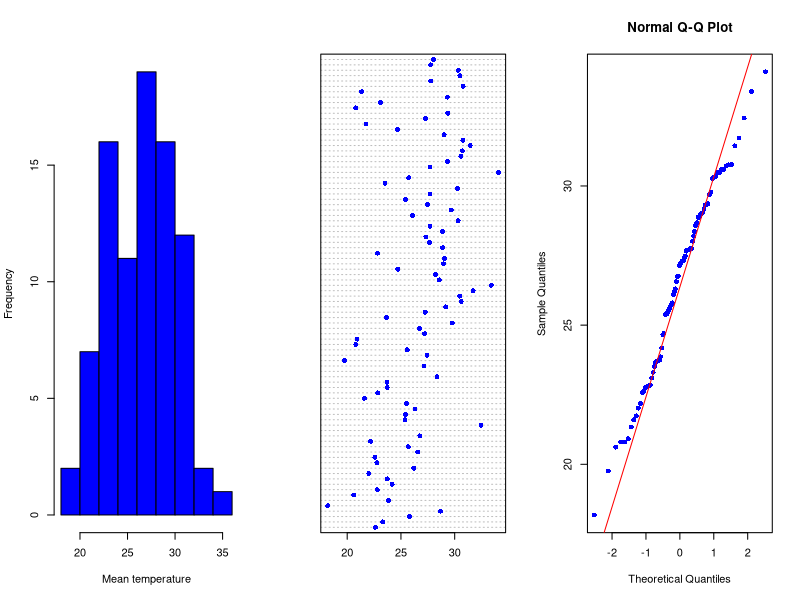
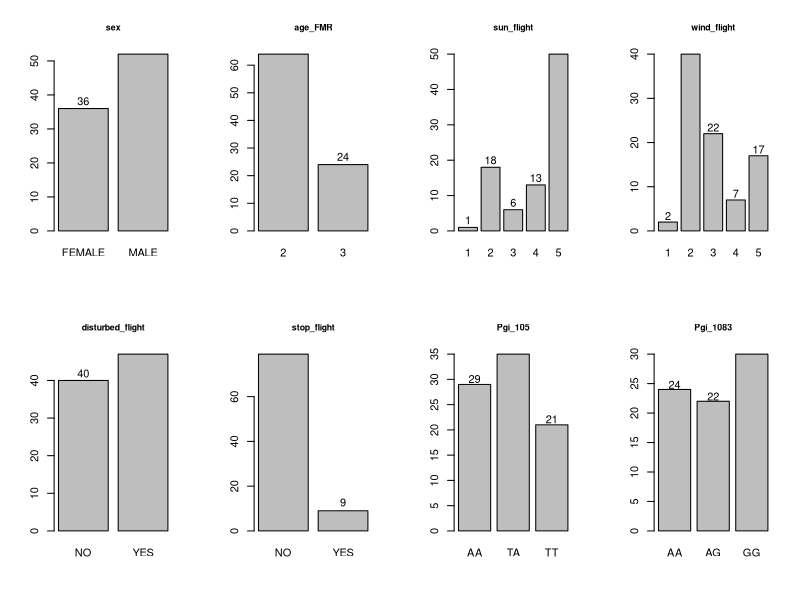
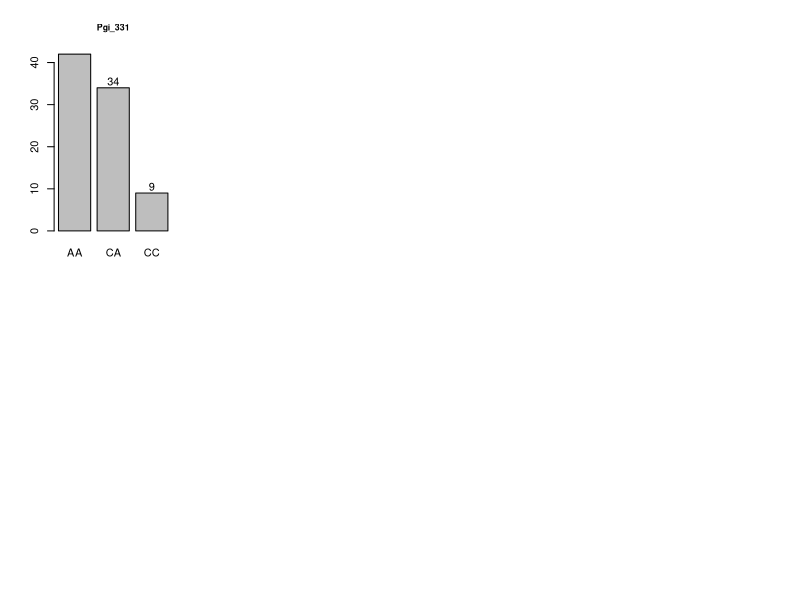
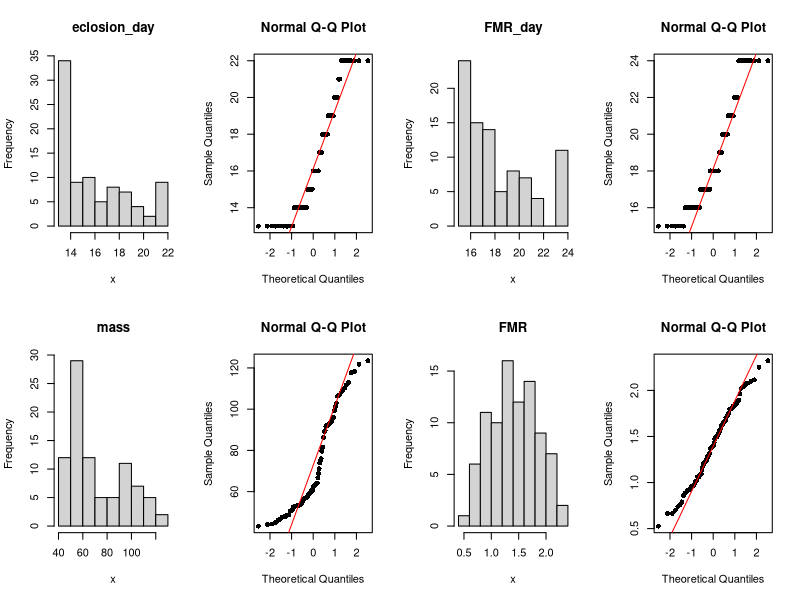
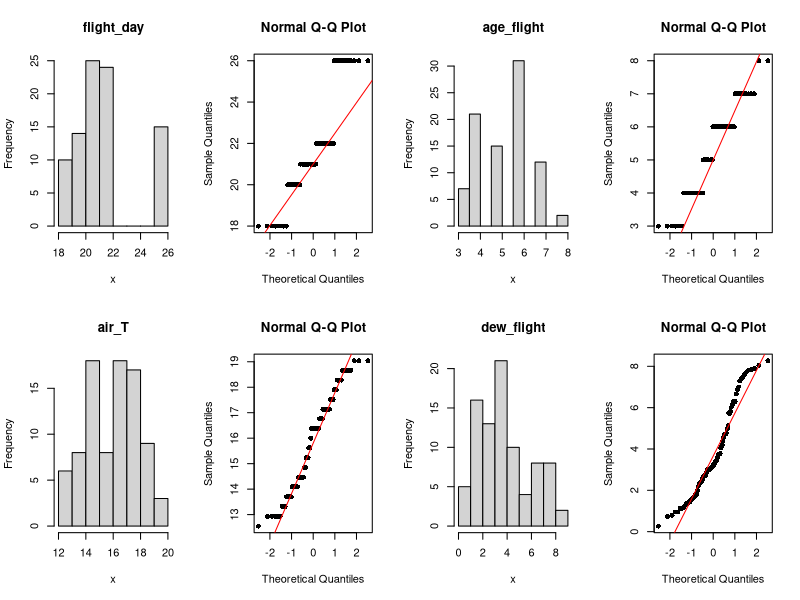
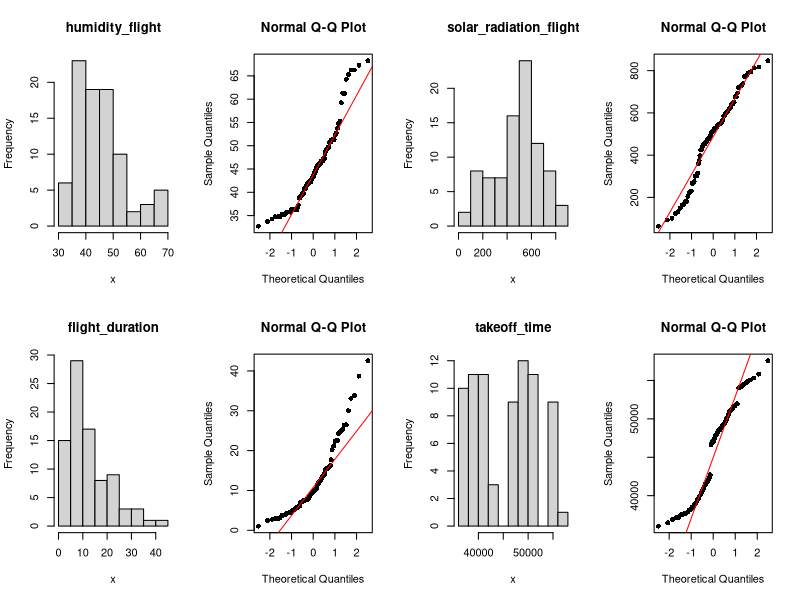
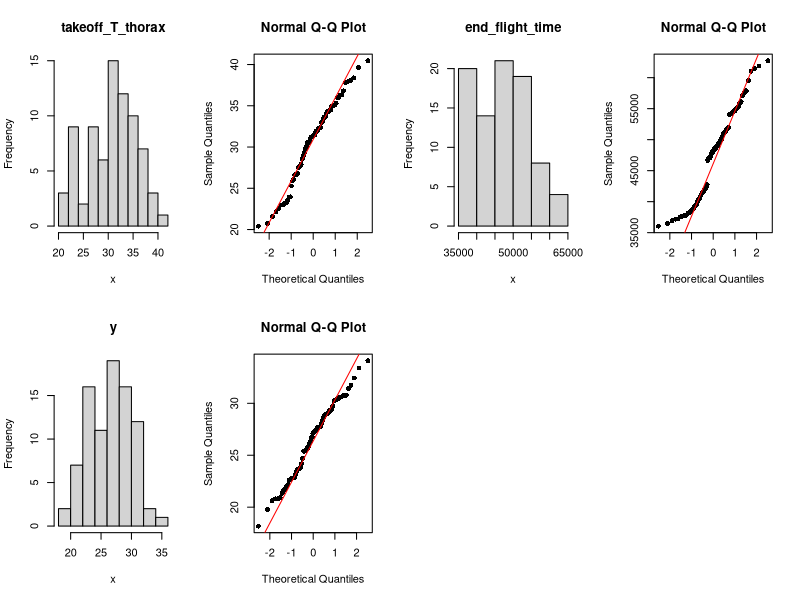
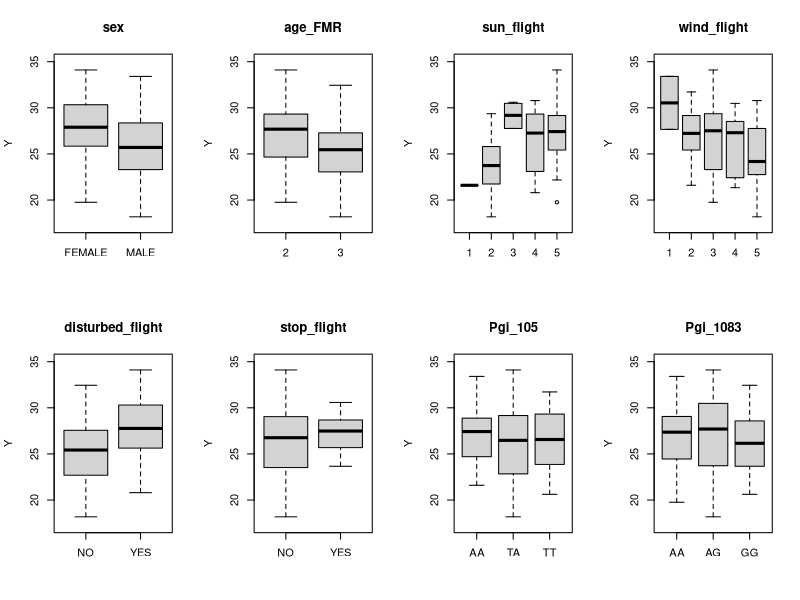

These figures' R source, in order:
rm(list=ls())  # Efface les variables créées lors des exécutions précédentes
graphics.off() # Ferme les fenêtres ouvertes lors des exécutions précédentes

# Packages
library(corrplot)
library(ade4)
library(lubridate)  # Convertir données temporelles en secondes
library(car)  # fonction vif() et anova()

# Import data
data <- read.table(
  file = "ASA_data_projet.txt",
  stringsAsFactors = T,
  header = T,
  na.strings = "NA",
  dec = ",",
  sep = ""
)

str(data)



# Rename colnames ---------------------------------------------------------
colnames(data)[1:22] <- c(
  "ID",
  "eclosion_day",
  "sex",
  "FMR_day",
  "age_FMR",
  "mass",
  "FMR",
  "flight_day",
  "age_flight",
  "sun_flight",
  "wind_flight",
  "air_T",
  "dew_flight",
  "humidity_flight",
  "solar_radiation_flight",
  "flight_duration",
  "disturbed_flight",
  "stop_flight",
  "takeoff_time",
  "takeoff_T_thorax",
  "end_flight_time",
  "y"
)

# Data cleaning -----------------------------------------------------------

# On supprime la colonne "ID" inutile
data <- data[, !colnames(data) %in% "ID"]

# Conversion des variables "heures" en seconde
# data$takeoff_time <-  format(as.POSIXct(data$takeoff_time, format = "%H:%M:%S"), format = "%H:%M:%S")
# data$end_flight_time <-  format(as.POSIXct(data$end_flight_time, format = "%H:%M:%S"), format = "%H:%M:%S")

# --- Extraire les heures, les minutes et les secondes
for (variable_name in c("takeoff_time", "end_flight_time")){
  
  data[, variable_name] <- hms(data[, variable_name])
  heures <- hour(data[, variable_name])
  minutes <- minute(data[, variable_name])
  secondes <- second(data[, variable_name])
  
  # Convertir les heures, les minutes et les secondes en secondes
  data[, variable_name] <- heures * 3600 + minutes * 60 + secondes
}



# Conversion des variables "facteurs"
data$wind_flight <- as.factor(data$wind_flight)
data$sun_flight <- as.factor(data$sun_flight)
data$age_FMR <- as.factor(data$age_FMR)


# Identification des données manquantes (en %)
data_na <- apply(X = data, MARGIN = 2, FUN = function(x) round(sum(is.na(x)) / nrow(data) * 100, 2))
sort(data_na)  # On trie les données par ordre croissant

# --- On supprime les variables avec plus de 30% de données manquantes
data <- data[, !colnames(data) %in% names(data_na[data_na>30])]





# Data visualisation (distribution & outliers) ------------------------------------------------------
# --- Visualisation de la variable Y
par(mfrow = c(1,3))
hist(data$y, pch = 16, col = 'blue', xlab = "Mean temperature", main = "")
dotchart(data$y, pch = 16, col = 'blue')
qqnorm(data$y, pch = 16, col = 'blue')
qqline(data$y, col = 'red')

# ---- Visualisation des distribution des X
# distribution des facteurs
data_factor <- data[,sapply(data, is.factor)]  # factor columns identification

par(mfrow = c(2,4))
i <- 1
apply(X = data_factor, MARGIN = 2, function(x){
  
  bar <- barplot(table(x), main = colnames(data_factor)[i], cex.main = .8)
  bar
  text(x = bar, y = table(x) - 1, label = table(x), pos = 3)  # Effectifs par catégorie
  
  i <<- i + 1    
}
)

# --- On relevel sun_flight et wind_flight en ajoutant la modalité ("<2")
data$sun_flight <- ifelse(test = data$sun_flight==1 | data$sun_flight == 2, yes = "<2", no = data$sun_flight)
data$wind_flight <- ifelse(test = data$wind_flight==1 | data$wind_flight == 2, yes = "<2", no = data$wind_flight)
data$sun_flight  <- as.factor(data$sun_flight)
data$wind_flight <- as.factor(data$wind_flight)



# distribution des covariables
data_num <- data[,sapply(data, is.numeric)]  # factor columns identification

par(mfrow = c(2,4))
i <- 1
apply(X = data_num, MARGIN = 2, function(x){
  
  hist(x, main = colnames(data_num)[i])
  qqnorm(x, pch = 16)
  qqline(x, col = 'red')
  
  i <<- i + 1    
}
)


# --- Visualisation des distribution des y~X
# Facteurs
par(mfrow = c(2,4))
i <- 1
apply(X = data_factor, MARGIN = 2, function(x){
  
  boxplot(
    data$y ~ x,
    ylab = "Y",
    xlab = "",
    main = colnames(data_factor)[i], 
    ylim = c(
      min(data$y, na.rm = T) - 1,
      max(data$y  + 1, na.rm = T)
    )
  )
  i <<- i + 1    
}
)



# Covariables
par(mfrow = c(2,2))
i <- 1
apply(X = data_num, MARGIN = 2, function(x){
  
  plot(
    data$y  ~ x,
    ylab = "T",
    xlab = "",
    main = colnames(data_num)[i],
    ylim = c(
      min(data$y, na.rm = T) - 1,
      max(data$y  + 1, na.rm = T)
    )
  )
  abline(lm(data$y  ~ x), col = "red")
  
  i <<- i + 1    
}
)



# --- Interaction entre facteurs et covariables : température de l'air et SNP331 (voir bibliographie)
# Interactions between Latitude & Location
par(mfrow = c(1,1))
plot(
  data$y ~ data$air_T,
  ylim = c(
    min(data$y, na.rm = T) - 1,
    max(data$y  + 1, na.rm = T)
  )
)
points(data$y[data$Pgi_331 == "AA"] ~ data$air_T[data$Pgi_331 == "AA"], pch = 20, cex = 2, col = "red")
points(data$y[data$Pgi_331 == "CA"] ~ data$air_T[data$Pgi_331 == "CA"], pch = 20, cex = 2, col = "blue")
points(data$y[data$Pgi_331 == "CC"] ~ data$air_T[data$Pgi_331 == "CC"], pch = 20, cex = 2, col = "green")




# Colinéarité des variables x -------------------------------------------------------------
M <- cor(na.omit(data_num))
corrplot::corrplot.mixed(M,upper="square",lower.col="black", tl.col="black",cl.cex = 0.8,tl.cex = 0.7,number.cex =0.8)

# Corrélation des variables temporelles
# cor(na.omit(data$takeoff_time ~ data$end_flight_time))

# --- Suppression des variables corrélées (dew point ou humidity ?)
data <- data[!colnames(data) %in% c("eclosion_day", "flight_day", "age_flight", "dew_flight", "stop_flight", "end_flight_time")]





# Modélisation ------------------------------------------------------------
mod <- lm(formula = y ~., data = na.omit(data))
anova(mod)

# --- Multicollinéarité avec test VIF
vif(mod)  #on supprime la variable wind_flight
mod <-
  lm(
    formula = y ~ sex + FMR_day + age_FMR + mass + FMR + sun_flight +
      air_T + humidity_flight + solar_radiation_flight + flight_duration + disturbed_flight +
      takeoff_time + takeoff_T_thorax + Pgi_105 + Pgi_1083 + Pgi_331,
    data = na.omit(data)
  )

vif(mod)  #on supprime la variable sun_flight

mod <-
  lm(
    formula = y ~ sex + FMR_day + age_FMR + mass + FMR  +
      air_T + humidity_flight + solar_radiation_flight + flight_duration + disturbed_flight +
      takeoff_time + takeoff_T_thorax + Pgi_105 + Pgi_1083 + Pgi_331,
    data = na.omit(data)
  )

vif(mod)  #on supprime la variable wind_flight


# --- Selection du meilleur modèle
mod0 <- lm(formula = y ~ 1, data = na.omit(data))
selection_model <- step(object = mod, scope = list(mod0, mod), direction = "both")
selection_model$terms

mod_candidat <- lm(y ~ mass + air_T + flight_duration + disturbed_flight + takeoff_T_thorax, data = na.omit(data))
anova(mod_candidat)
summary(mod_candidat)

# --- Evaluations des résidus
par(mfrow = c(1, 2))
hist(mod_candidat$residuals, col = "blue", breaks = 20)
qqnorm(mod_candidat$residuals,pch=16,col='blue',xlab='')
qqline(mod_candidat$residuals,col='red')

# --- Distance de cook des résidus
par(mfrow = c(1, 1))
plot(cooks.distance(mod_candidat), type = "h", ylim = c(0, 1))
abline(h = 1, col = 2,lwd = 3)

# --- Pouvoir explicatif de chaque variable prédictive
ano_mod <- anova(mod_candidat)
var_expliquee <- round(ano_mod$`Sum Sq`/ sum(ano_mod$`Sum Sq`), 3)  # Ratio de variance expliquée par variable
names(var_expliquee) <- rownames(ano_mod)

bar <- barplot(var_expliquee, ylab = "% variance expliquée", ylim = c(0, .5), cex.names = .8, las = 2)
text(
  x = bar,
  y = var_expliquee + .05,
  labels = paste(var_expliquee * 100, "%"),
  pos = 1,
  cex = 1
)
